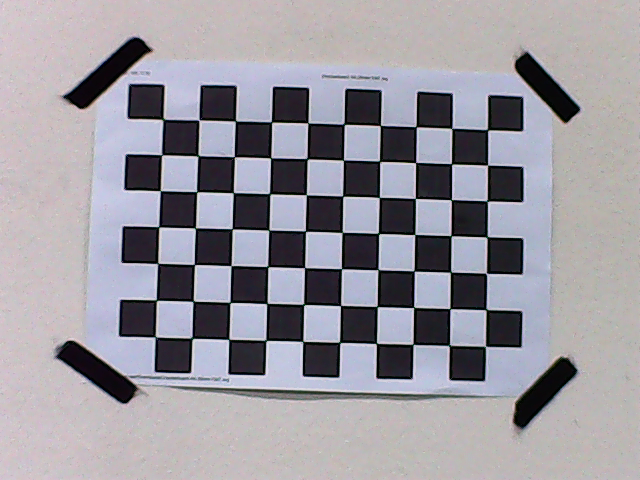
#> input picture src/test_package/src/checkerboards_webcam/capture_20250530_014645.png, 640 x 480 px; its folder holds only this picture in this run
$ python calibration.py
#> lines starting #> are read from the running program, lines starting #| are printed output that depends on the picture; after the words box and inside, x2 and y2 are one past the last pixel; in counts of white or black regions, pixels touching at a corner belong together; long printed decimals are rounded
import cv2
import numpy as np
import glob
import pickle

def calibrate_camera():
    # 체커보드의 차원 정의 (내부 코너 수)
    CHECKERBOARD = (7, 10)
    criteria = (cv2.TERM_CRITERIA_EPS + cv2.TERM_CRITERIA_MAX_ITER, 30, 0.001)

    # 3D 점 벡터 & 2D 점 벡터
    objpoints = []  # 3D 점 (체커보드 좌표계)
    imgpoints = []  # 2D 점 (이미지 좌표계)

    # 3D 점 생성 (체커보드 좌표계)
    objp = np.zeros((1, CHECKERBOARD[0] * CHECKERBOARD[1], 3), np.float32)
    objp[0, :, :2] = np.mgrid[0:CHECKERBOARD[0], 0:CHECKERBOARD[1]].T.reshape(-1, 2)

    # 체커보드 이미지들 불러오기
    images = glob.glob('./checkerboards_webcam/*.png')

    if len(images) == 0:
        print("Error: ./checkerboards_webcam/ 폴더에 이미지가 없습니다!")
        return None

    print(f"{len(images)}개의 이미지를 찾았습니다.")

    # 코너가 한 번도 발견되지 않았을 경우를 위한 플래그
    found_corners = False
    successful_images = 0

    for fname in images:
        img = cv2.imread(fname)
#> img is the input picture: shape (480, 640, 3); mean B, G, R 158.9, 151.3, 154.2
        if img is None:
            print(f"Warning: {fname} 이미지를 읽을 수 없습니다.")
            continue

        gray = cv2.cvtColor(img, cv2.COLOR_BGR2GRAY)
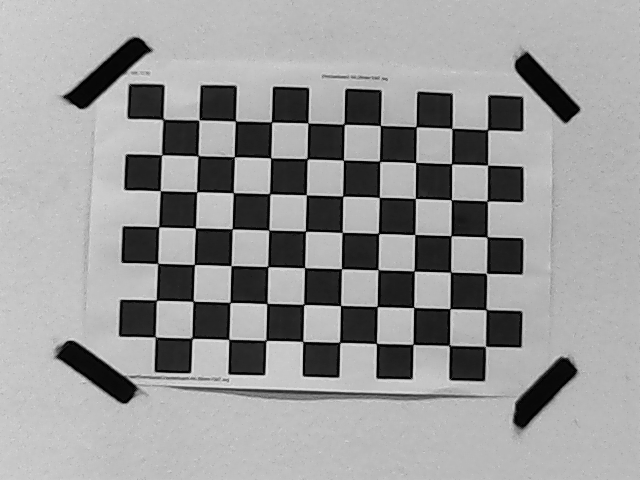
#> gray: shape (480, 640); min 0, max 226, mean 153

        # 체커보드 코너 찾기
        ret, corners = cv2.findChessboardCorners(
            gray, CHECKERBOARD,
            cv2.CALIB_CB_ADAPTIVE_THRESH + cv2.CALIB_CB_FAST_CHECK + cv2.CALIB_CB_NORMALIZE_IMAGE
        )
#> ret = True; corners = 70 rows, first 8: [486.9, 128.8], [488.3, 164.5], [486.5, 200.3], [486.2, 237.7], [485.4, 272.6], [485.5, 310.5], [484.5, 345.7], [450.7, 128.9]

        if ret == True:
            found_corners = True
            successful_images += 1
            objpoints.append(objp)
            corners2 = cv2.cornerSubPix(gray, corners, (11, 11), (-1, -1), criteria)
#> corners2 = 70 rows, first 8: [487.5, 129.7], [487.5, 165.2], [487.3, 200.9], [487.1, 236.8], [486.5, 273.4], [486.1, 309.6], [485.4, 346.4], [451.9, 128.3]
            imgpoints.append(corners2)

            # 코너 그리기 및 표시
            img = cv2.drawChessboardCorners(img, CHECKERBOARD, corners2, ret)
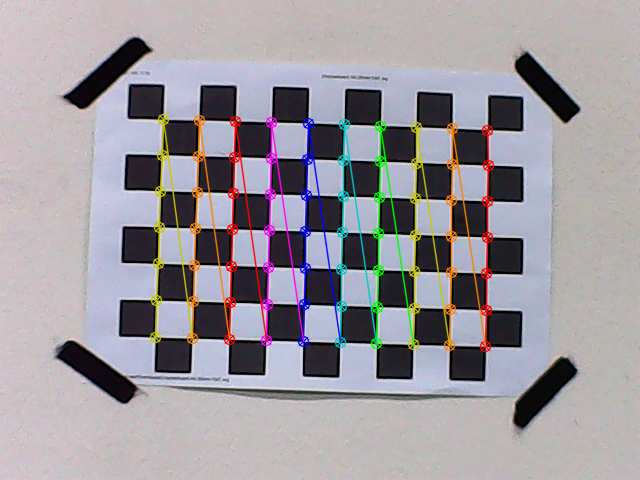
#> img: shape (480, 640, 3); 5.78% of pixels changed, all inside (x1, y1, x2, y2) = (149, 113, 495, 353)
            cv2.imshow(f'Detected corners - {fname}', img)
            print(f"✓ {fname}: 체커보드 코너를 찾았습니다.")
            cv2.waitKey(500)  # 0.5초 대기
        else:
            print(f"✗ {fname}: 체커보드 코너를 찾을 수 없습니다.")

    cv2.destroyAllWindows()

    if not found_corners:
        print("Error: 어떤 이미지에서도 체커보드 코너를 찾을 수 없습니다!")
        print("체커보드가 명확하게 보이는 이미지를 다시 촬영해주세요.")
        return None

    print(f"\n총 {successful_images}개의 이미지에서 체커보드를 성공적으로 감지했습니다.")

    # 카메라 캘리브레이션 수행
    print("카메라 캘리브레이션을 수행중입니다...")
    ret, mtx, dist, rvecs, tvecs = cv2.calibrateCamera(
        objpoints, imgpoints, gray.shape[::-1], None, None
    )
#> ret = 0.136; mtx = [[4846.3, 0, 351.1], [0, 5088.5, 247.7], [0, 0, 1]]; dist = [[-1.23, -1173.8, 0.0341, -0.0656, -1131.9]]; rvecs = ([-0.272, 0.227, 1.58],); tvecs = ([3.81, -3.14, 133.7],)

    print("\n=== 캘리브레이션 결과 ===")
    print("Camera matrix (카메라 내부 파라미터):")
    print(mtx)
#| [[4.84630402e+03 0.00000000e+00 3.51142502e+02]
#|  [0.00000000e+00 5.08845525e+03 2.47687475e+02]
#|  [0.00000000e+00 0.00000000e+00 1.00000000e+00]]
    print("\nDistortion coefficients (왜곡 계수):")
    print(dist)
#| [[-1.23308010e+00 -1.17382336e+03  3.40604707e-02 -6.55855190e-02
#|   -1.13189838e+03]]
    print(f"\nReprojection error: {ret}")
#| Reprojection error: 0.1358

    # 캘리브레이션 결과 저장
    calibration_data_webcam = {
        'camera_matrix': mtx,
        'dist_coeffs': dist,
        'rvecs': rvecs,
        'tvecs': tvecs,
        'reprojection_error': ret
    }
#> calibration_data_webcam = {'camera_matrix': [[4846.3, 0, 351.1], [0, 5088.5, 247.7], [0, 0, 1]], 'dist_coeffs': [[-1.23, -1173.8, 0.0341, -0.0656, -1131.9]], 'rvecs': ([-0.272, 0.227, 1.58],), 'tvecs': ([3.81, -3.14, 133.7],), 'reprojection_error': 0.136}

    with open('camera_calibration_webcam.pkl', 'wb') as f:
        pickle.dump(calibration_data_webcam, f)

    return calibration_data_webcam

if __name__ == "__main__":
    calibration_data_webcam = calibrate_camera()
    if calibration_data_webcam is not None:
        print("\n✓ 캘리브레이션이 완료되어 'camera_calibration.pkl' 파일에 저장되었습니다.")
    else:
        print("\n✗ 캘리브레이션에 실패했습니다. 이미지를 확인해주세요.")

$ run again, on src/test_package/src/checkerboards_webcam/capture_20250530_014651.png
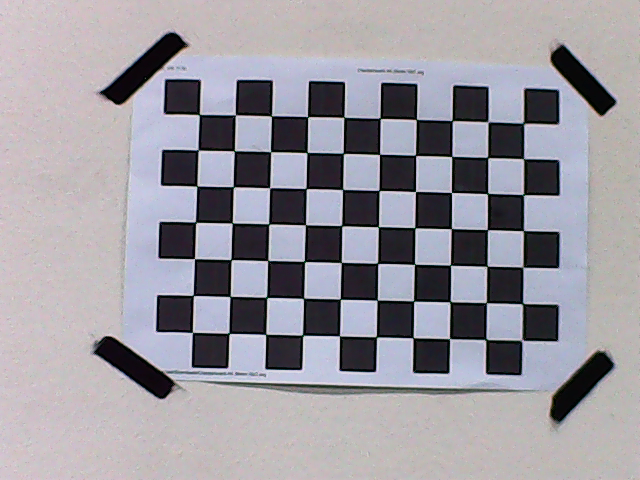
#> input picture src/test_package/src/checkerboards_webcam/capture_20250530_014651.png, 640 x 480 px
#> in calibrate_camera, img is the input picture: shape (480, 640, 3); mean B, G, R 159.4, 151.8, 154.8
#> in calibrate_camera, `gray = cv2.cvtColor(img, cv2.COLOR_BGR2GRAY)`:
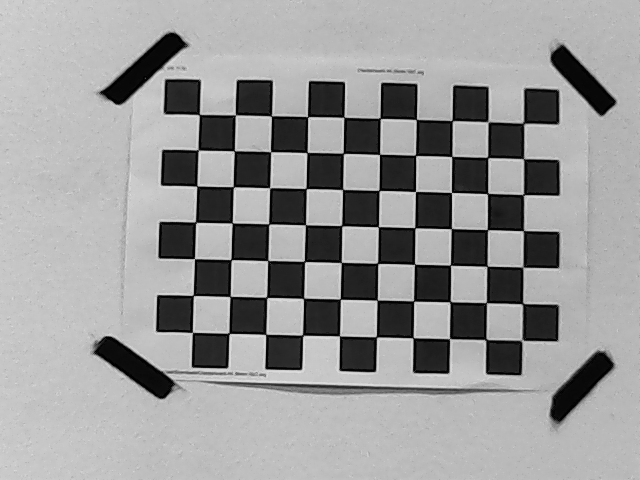
#> gray: shape (480, 640); min 0, max 225, mean 153.6
#> in calibrate_camera, `ret, corners = cv2.findChessboardCorners( gray, CHECKERBOARD, cv2.CALI..`: ret = True; corners = 70 rows, first 8: [525.5, 124.5], [522.5, 159.5], [523.3, 194.5], [522.3, 231.4], [523.9, 268.6], [520.5, 304.5], [522, 340], [487.4, 122.8]
#> corners2 = 70 rows, first 8: [523.6, 123.2], [523.6, 158.7], [523.5, 194.7], [523.4, 230.6], [522.8, 267.3], [522.6, 303.7], [521.9, 340.3], [488, 121.8]
#> in calibrate_camera, `img = cv2.drawChessboardCorners(img, CHECKERBOARD, corners2, ret)`:
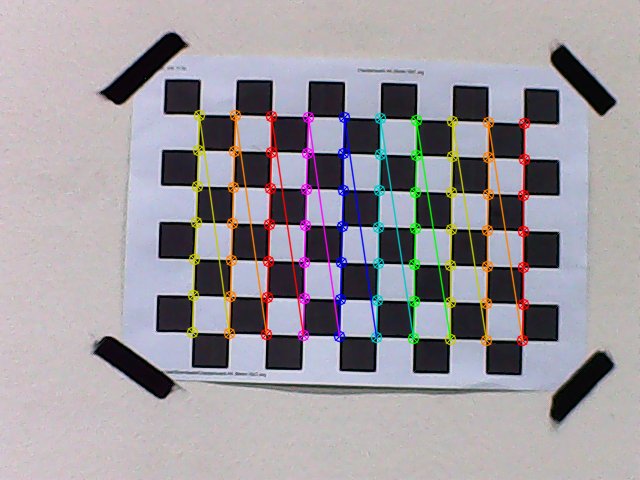
#> img: shape (480, 640, 3); 5.79% of pixels changed, all inside (x1, y1, x2, y2) = (186, 109, 531, 347)
#> in calibrate_camera, `ret, mtx, dist, rvecs, tvecs = cv2.calibrateCamera( objpoints, imgpoin..`: ret = 0.152; mtx = [[1343.3, 0, 261.9], [0, 1351.8, 313.1], [0, 0, 1]]; dist = [[-0.421, 4.56, -0.00476, 0.00419, -41.75]]; rvecs = ([-0.049, 0.0688, 1.6],); tvecs = ([7.26, -5.24, 36.78],)
#| [[1.34329611e+03 0.00000000e+00 2.61860830e+02]
#|  [0.00000000e+00 1.35176169e+03 3.13139695e+02]
#|  [0.00000000e+00 0.00000000e+00 1.00000000e+00]]
#| [[-4.21226349e-01  4.56025709e+00 -4.76119764e-03  4.18818608e-03
#|   -4.17545120e+01]]
#| Reprojection error: 0.1516
#> in calibrate_camera, `calibration_data_webcam = { 'camera_matrix': mtx, 'dist_coeffs': dist,..`: calibration_data_webcam = {'camera_matrix': [[1343.3, 0, 261.9], [0, 1351.8, 313.1], [0, 0, 1]], 'dist_coeffs': [[-0.421, 4.56, -0.00476, 0.00419, -41.75]], 'rvecs': ([-0.049, 0.0688, 1.6],), 'tvecs': ([7.26, -5.24, 36.78],), 'reprojection_error': 0.152}

$ run again, on src/test_package/src/checkerboards_webcam/capture_20250530_014655.png
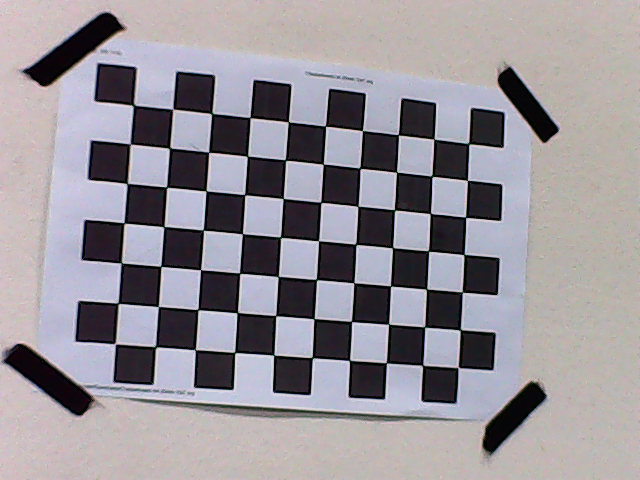
#> input picture src/test_package/src/checkerboards_webcam/capture_20250530_014655.png, 640 x 480 px
#> in calibrate_camera, img is the input picture: shape (480, 640, 3); mean B, G, R 152.1, 145.8, 150.4
#> in calibrate_camera, `gray = cv2.cvtColor(img, cv2.COLOR_BGR2GRAY)`:
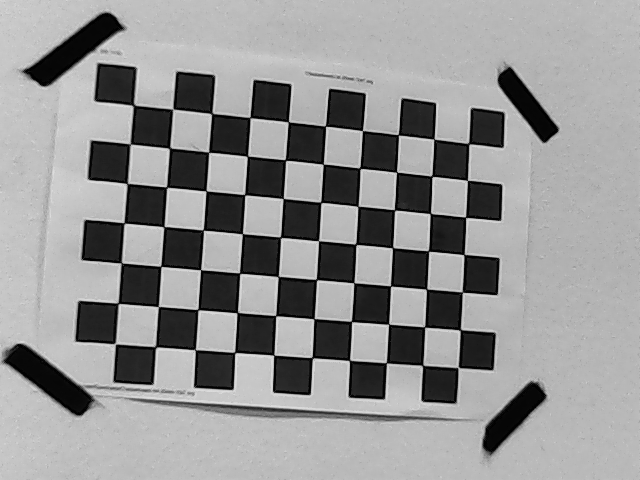
#> gray: shape (480, 640); min 0, max 223, mean 147.9
#> in calibrate_camera, `ret, corners = cv2.findChessboardCorners( gray, CHECKERBOARD, cv2.CALI..`: ret = True; corners = 70 rows, first 8: [468.7, 143.6], [467.4, 180.5], [465.5, 217.4], [463.8, 254.6], [462.5, 292], [460.4, 329.9], [458.1, 367.2], [434, 139]
#> corners2 = 70 rows, first 8: [468.6, 143.6], [467.4, 180.3], [465.6, 217.3], [464, 254.5], [462.2, 292.2], [460.3, 329.8], [458.1, 367.6], [433.9, 139.2]
#> in calibrate_camera, `img = cv2.drawChessboardCorners(img, CHECKERBOARD, corners2, ret)`:
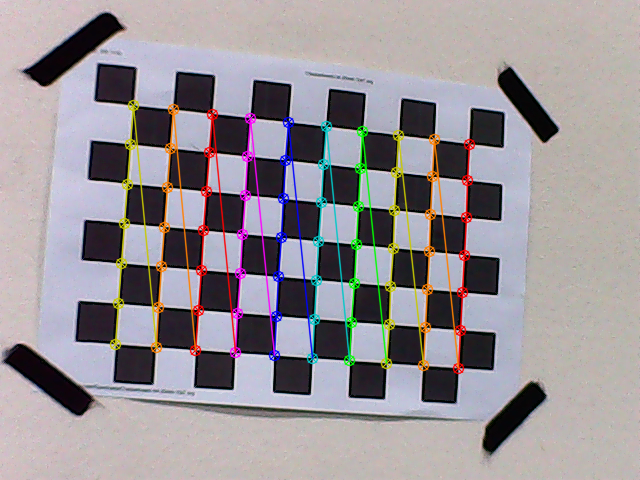
#> img: shape (480, 640, 3); 6.11% of pixels changed, all inside (x1, y1, x2, y2) = (109, 99, 476, 375)
#> in calibrate_camera, `ret, mtx, dist, rvecs, tvecs = cv2.calibrateCamera( objpoints, imgpoin..`: ret = 0.18; mtx = [[1365.1, 0, 297.8], [0, 1355.6, 283.3], [0, 0, 1]]; dist = [[-0.357, 6.31, 0.00133, 0.000246, -178.6]]; rvecs = ([-0.278, -0.15, 1.63],); tvecs = ([4.55, -3.75, 36.04],)
#| [[1.36508294e+03 0.00000000e+00 2.97816615e+02]
#|  [0.00000000e+00 1.35563546e+03 2.83282954e+02]
#|  [0.00000000e+00 0.00000000e+00 1.00000000e+00]]
#| [[-3.57470964e-01  6.31091855e+00  1.33173785e-03  2.46217191e-04
#|   -1.78594276e+02]]
#| Reprojection error: 0.1798
#> in calibrate_camera, `calibration_data_webcam = { 'camera_matrix': mtx, 'dist_coeffs': dist,..`: calibration_data_webcam = {'camera_matrix': [[1365.1, 0, 297.8], [0, 1355.6, 283.3], [0, 0, 1]], 'dist_coeffs': [[-0.357, 6.31, 0.00133, 0.000246, -178.6]], 'rvecs': ([-0.278, -0.15, 1.63],), 'tvecs': ([4.55, -3.75, 36.04],), 'reprojection_error': 0.18}

$ run again, on src/test_package/src/checkerboards_webcam/capture_20250530_014657.png
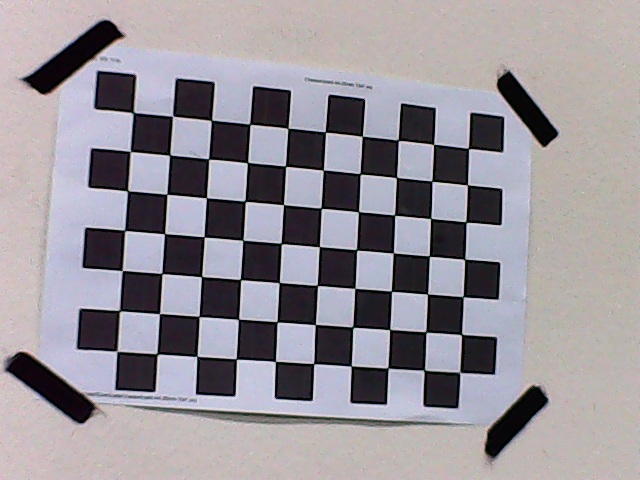
#> input picture src/test_package/src/checkerboards_webcam/capture_20250530_014657.png, 640 x 480 px
#> in calibrate_camera, img is the input picture: shape (480, 640, 3); mean B, G, R 152.5, 146.1, 150.8
#> in calibrate_camera, `gray = cv2.cvtColor(img, cv2.COLOR_BGR2GRAY)`:
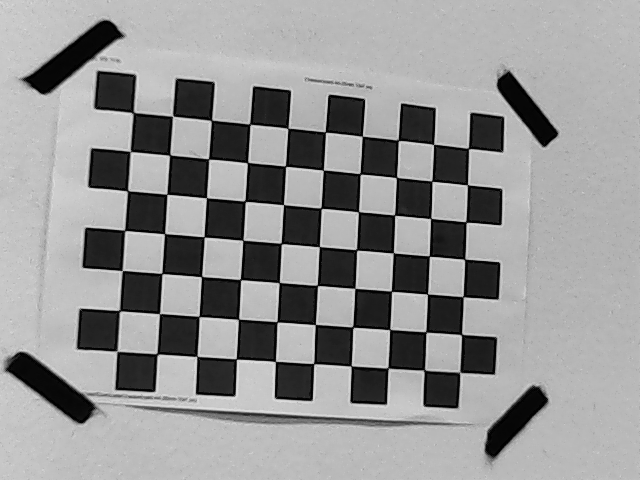
#> gray: shape (480, 640); min 0, max 225, mean 148.3
#> in calibrate_camera, `ret, corners = cv2.findChessboardCorners( gray, CHECKERBOARD, cv2.CALI..`: ret = True; corners = 70 rows, first 8: [468.4, 148.5], [467.3, 184.6], [466, 222.1], [464.5, 259.4], [462.8, 296.7], [461.5, 334.5], [459.7, 372.1], [433.5, 144.5]
#> corners2 = 70 rows, first 8: [468.5, 148.4], [467.4, 184.9], [465.9, 222.1], [464.7, 259.2], [463.2, 296.7], [461.5, 334.5], [459.7, 372.4], [433.6, 144.3]
#> in calibrate_camera, `img = cv2.drawChessboardCorners(img, CHECKERBOARD, corners2, ret)`:
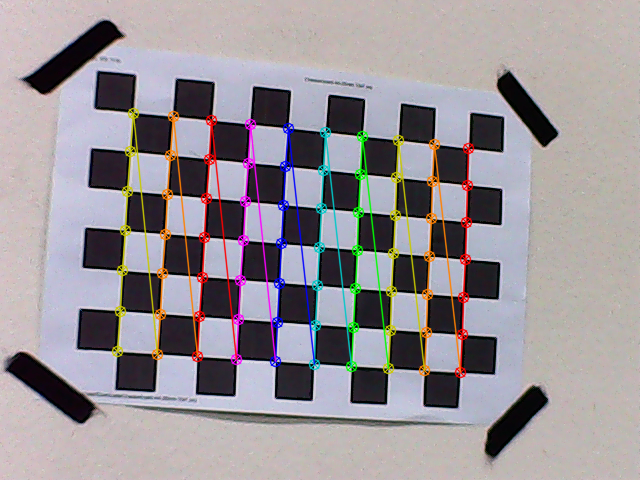
#> img: shape (480, 640, 3); 6.11% of pixels changed, all inside (x1, y1, x2, y2) = (111, 107, 475, 379)
#> in calibrate_camera, `ret, mtx, dist, rvecs, tvecs = cv2.calibrateCamera( objpoints, imgpoin..`: ret = 0.171; mtx = [[1486.1, 0, 332.6], [0, 1474.1, 267.3], [0, 0, 1]]; dist = [[-0.326, -1.18, 0.00495, -0.00771, -29.66]]; rvecs = ([-0.313, -0.158, 1.62],); tvecs = ([3.62, -3.2, 39.28],)
#| [[1.48607953e+03 0.00000000e+00 3.32571030e+02]
#|  [0.00000000e+00 1.47409827e+03 2.67336033e+02]
#|  [0.00000000e+00 0.00000000e+00 1.00000000e+00]]
#| [[-3.25747656e-01 -1.17887789e+00  4.94705480e-03 -7.70757895e-03
#|   -2.96596511e+01]]
#| Reprojection error: 0.1712
#> in calibrate_camera, `calibration_data_webcam = { 'camera_matrix': mtx, 'dist_coeffs': dist,..`: calibration_data_webcam = {'camera_matrix': [[1486.1, 0, 332.6], [0, 1474.1, 267.3], [0, 0, 1]], 'dist_coeffs': [[-0.326, -1.18, 0.00495, -0.00771, -29.66]], 'rvecs': ([-0.313, -0.158, 1.62],), 'tvecs': ([3.62, -3.2, 39.28],), 'reprojection_error': 0.171}
